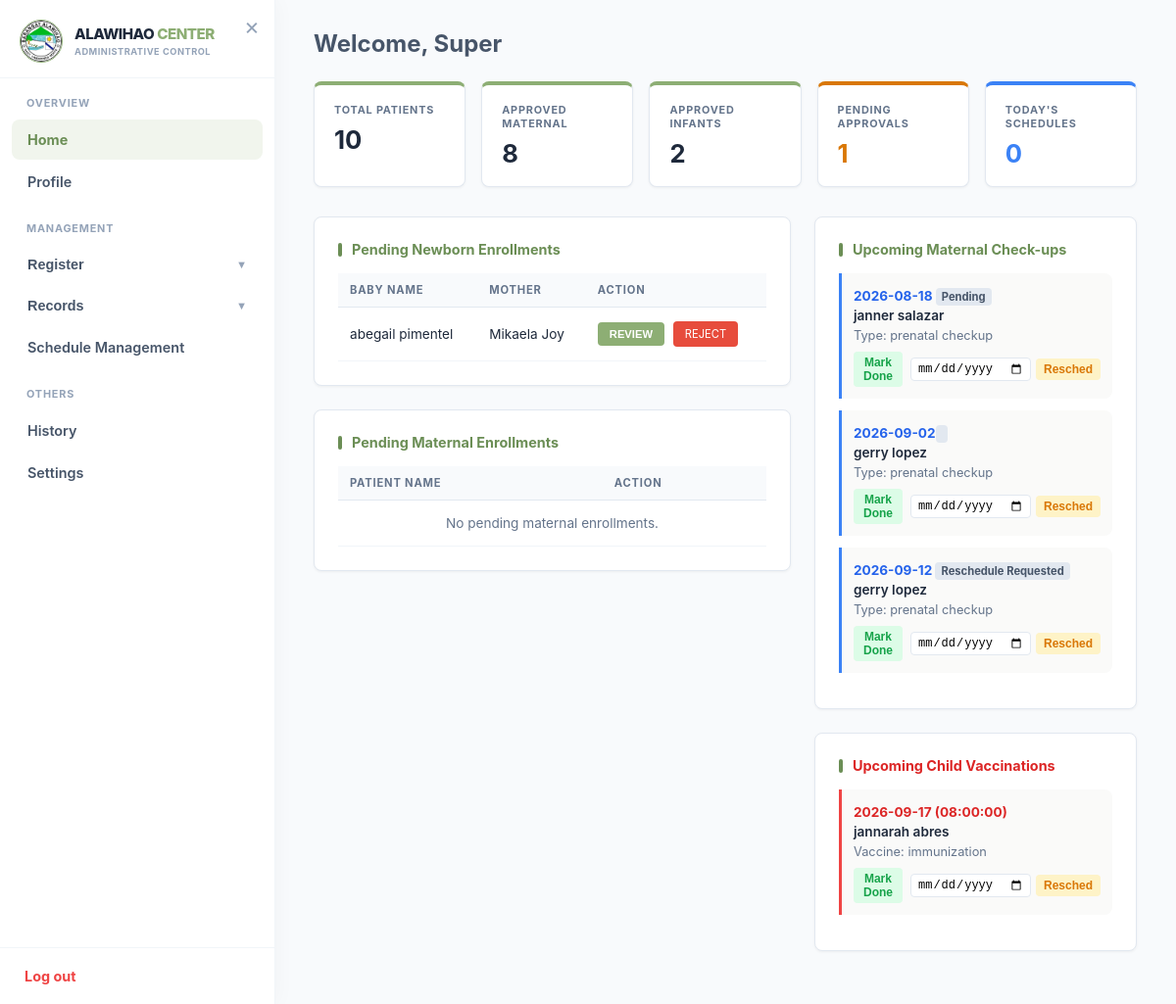
The app's page /admin/admin_dashboard.php (signed in) with its own data.
### tables this page shows
CREATE TABLE `children` (
  `id` int(11) NOT NULL,
  `user_id` int(11) NOT NULL,
  `child_name` varchar(255) NOT NULL,
  `mother_name` varchar(255) NOT NULL,
  `father_name` varchar(150) DEFAULT NULL,
  `gender` enum('Male','Female') NOT NULL,
  `birth_date` date NOT NULL,
  `weight_kg` decimal(5,2) DEFAULT NULL,
  `height_cm` decimal(5,2) DEFAULT NULL,
  `weight` float NOT NULL,
  `blood_type` varchar(10) DEFAULT NULL,
  `place_of_birth` varchar(255) NOT NULL,
  `family_no` varchar(50) DEFAULT NULL,
  `address` text DEFAULT NULL,
  `barangay` varchar(100) DEFAULT NULL,
  `health_center` varchar(100) DEFAULT NULL,
  `created_at` timestamp NOT NULL DEFAULT current_timestamp(),
  `status` enum('Pending','Approved') DEFAULT 'Pending',
  `vaccination_status` varchar(20) DEFAULT 'None',
  `vaccine_taken` text DEFAULT NULL,
  `administered_by` varchar(255) DEFAULT NULL,
  `family_serial` varchar(50) DEFAULT NULL,
  `birth_height` varchar(20) DEFAULT NULL,
  `immunization_records` text DEFAULT NULL
);

CREATE TABLE `schedules` (
  `id` int(11) NOT NULL,
  `category` enum('Child','Maternal') NOT NULL,
  `patient_name` varchar(255) NOT NULL,
  `service_type` varchar(255) NOT NULL,
  `schedule_date` date NOT NULL,
  `schedule_time` time NOT NULL,
  `status` enum('Pending','Completed','Cancelled','Reschedule Requested') DEFAULT 'Pending',
  `notes` text DEFAULT NULL,
  `created_at` timestamp NOT NULL DEFAULT current_timestamp()
);

### admin/admin_dashboard.php (the view, shortened to what this page needs)
<?php
include '../db_connect.php';
if (isset($_SESSION['user_id'])) {
    $current_id = $_SESSION['user_id'];
    mysqli_query($conn, "UPDATE users SET last_activity = NOW() WHERE id = '$current_id'");
}
if (!function_exists('check_table_exists')) {
    function check_table_exists($conn, $tableName) {
        $res = mysqli_query($conn, "SHOW TABLES LIKE '$tableName'");
        return ($res && mysqli_num_rows($res) > 0);
    }
}
$mat_reg_table = check_table_exists($conn, 'maternal_registrations') ? 'maternal_registrations' : 'maternal_registration';
$inf_reg_table = check_table_exists($conn, 'children') ? 'children' : 'children ';
$total_maternal_q = mysqli_query($conn, "SELECT COUNT(*) as count FROM $mat_reg_table");
$total_maternal = $total_maternal_q ? mysqli_fetch_assoc($total_maternal_q)['count'] : 0;
$total_infant_q = mysqli_query($conn, "SELECT COUNT(*) as count FROM $inf_reg_table");
$total_infant = $total_infant_q ? mysqli_fetch_assoc($total_infant_q)['count'] : 0;
$total_patients = $total_maternal + $total_infant;
$infant_pending = mysqli_query($conn, "SELECT * FROM $inf_reg_table WHERE status='Pending'");
$maternal_pending = mysqli_query($conn, "SELECT *,
    CONCAT(COALESCE(street,''), ' ', COALESCE(barangay,''), ' ', COALESCE(municipality,'')) AS computed_address,
    CONCAT(COALESCE(spouse_fname,''), ' ', COALESCE(spouse_lname,'')) AS computed_spouse
    FROM $mat_reg_table WHERE status='Pending' ORDER BY created_at DESC");
$pending_infant_count = $infant_pending ? mysqli_num_rows($infant_pending) : 0;
$pending_maternal_count = $maternal_pending ? mysqli_num_rows($maternal_pending) : 0;
$pending_total = ($pending_infant_count + $pending_maternal_count);
$today_maternal_count = 0;
$upcoming_maternal = [];
if (check_table_exists($conn, 'schedules')) {
    $today_mat_q = mysqli_query($conn, "SELECT COUNT(*) as count FROM schedules WHERE category='Maternal' AND LOWER(status) != 'completed' AND schedule_date = CURDATE()");
    if ($today_mat_q) { $today_maternal_count = mysqli_fetch_assoc($today_mat_q)['count']; }
    $mat_upcoming_q = mysqli_query($conn, "
        SELECT id, schedule_date, schedule_time, service_type AS appointment_type, status, patient_name AS full_name
        FROM schedules
        WHERE category = 'Maternal' AND LOWER(status) != 'completed'
        ORDER BY schedule_date ASC, schedule_time ASC LIMIT 10
    ");
    if ($mat_upcoming_q) {
        while ($row = mysqli_fetch_assoc($mat_upcoming_q)) {
            $upcoming_maternal[] = $row;
        }
    }
}
$today_infant_count = 0;
$upcoming_infant = [];
if (check_table_exists($conn, 'schedules')) {
    $today_inf_q = mysqli_query($conn, "SELECT COUNT(*) as count FROM schedules WHERE category='Child' AND LOWER(status) != 'completed' AND schedule_date = CURDATE()");
    if ($today_inf_q) {
        $today_infant_count = mysqli_fetch_assoc($today_inf_q)['count'];
    }
    $inf_upcoming_q = mysqli_query($conn, "
        SELECT id,
               patient_name as child_name,
               schedule_date,
               schedule_time,
               service_type as vaccine_type,
               status
        FROM schedules
        WHERE category = 'Child' AND LOWER(status) != 'completed'
        ORDER BY schedule_date ASC, schedule_time ASC LIMIT 5
    ");
    if ($inf_upcoming_q) {
        while ($row = mysqli_fetch_assoc($inf_upcoming_q)) {
            $upcoming_infant[] = $row;
        }
    }
}
?>
<!DOCTYPE html>
<html lang="en">
<head>
</head>
<body>
    <?php include('admin_sidebar.php'); ?>
    <div id="main">
        <div class="welcome-title">Welcome, <?php echo htmlspecialchars($_SESSION['name'] ?? 'Admin'); ?></div>
        <div class="metrics-grid">
            <div class="metric-card">
                <div class="metric-title">TOTAL PATIENTS</div>
                <div class="metric-value"><?php echo $total_patients; ?></div>
            </div>
            <div class="metric-card">
                <div class="metric-title">APPROVED MATERNAL</div>
                <div class="metric-value"><?php echo $total_maternal; ?></div>
            </div>
            <div class="metric-card">
                <div class="metric-title">APPROVED INFANTS</div>
                <div class="metric-value"><?php echo $total_infant; ?></div>
            </div>
            <div class="metric-card" style="border-top-color: #D97706;">
                <div class="metric-title">PENDING APPROVALS</div>
                <div class="metric-value" style="color: #D97706;"><?php echo $pending_total; ?></div>
            </div>
            <div class="metric-card" style="border-top-color: #3B82F6;">
                <div class="metric-title">TODAY'S SCHEDULES</div>
                <div class="metric-value" style="color: #3B82F6;"><?php echo $today_maternal_count + $today_infant_count; ?></div>
            </div>
        </div>
        <div class="grid-container">
            <div class="left-column">
                <div class="card">
                    <div class="card-header-title">Pending Newborn Enrollments</div>
                    <table>
                        <tr><th>Baby Name</th><th>Mother</th><th>Action</th></tr>
                        <?php if($infant_pending && mysqli_num_rows($infant_pending) > 0): ?>
                            <?php while($row = mysqli_fetch_assoc($infant_pending)): ?>
                            <tr>
                                <td><?php echo htmlspecialchars($row['baby_name'] ?? $row['child_name'] ?? ''); ?></td>
                                <td><?php echo htmlspecialchars($row['mother_name'] ?? ''); ?></td>
                                <td>
                                    <button type="button" class="btn-approve" onclick='openNewbornModal(<?php echo json_encode($row); ?>)'>REVIEW</button>
                                    <a href="process_verification.php?remove_id=<?php echo $row['id']; ?>&redirect=admin_dashboard.php" class="btn-reject" onclick="return confirm('Reject this?')">REJECT</a>
                                </td>
                            </tr>
                            <?php endwhile; ?>
                        <?php else: ?>
                            <tr><td colspan="3" class="no-data">No pending newborn enrollments.</td></tr>
                        <?php endif; ?>
                    </table>
                </div>
                <div class="card">
                    <div class="card-header-title">Pending Maternal Enrollments</div>
                    <table>
                        <tr><th>Patient Name</th><th>Action</th></tr>
                        <?php if($maternal_pending && mysqli_num_rows($maternal_pending) > 0): ?>
                            <?php while($row = mysqli_fetch_assoc($maternal_pending)):
                                $row['display_name'] = trim($row['client_fname'] . " " . $row['client_lname']);
                            ?>
                            <tr>
                                <td><?php echo htmlspecialchars($row['display_name'] !== '' ? $row['display_name'] : ($row['full_name'] ?? $row['mother_name'] ?? '')); ?></td>
                                <td>
                                    <button type="button" class="btn-approve" onclick='openVerifyModal(<?php echo json_encode($row); ?>)'>VERIFY & ENROLL</button>
                                    <a href="process_verification.php?remove_preg_id=<?php echo $row['id']; ?>&redirect=admin_dashboard.php" class="btn-reject" onclick="return confirm('Reject this registration?')">REJECT</a>
                                </td>
                            </tr>
                            <?php endwhile; ?>
                        <?php else: ?>
                            <tr><td colspan="2" class="no-data">No pending maternal enrollments.</td></tr>
                        <?php endif; ?>
                    </table>
                </div>
            </div>
            <div class="right-column">
                <div class="card">
                    <div class="card-header-title">Upcoming Maternal Check-ups</div>
                    <?php if(!empty($upcoming_maternal)): ?>
                        <?php foreach($upcoming_maternal as $s): ?>
                        <div class="sched-item">
                            <strong style="color: #2563EB; font-size: 0.85rem;">
                                <?php echo htmlspecialchars($s['schedule_date'] )?>
                            </strong>
                            <span class="status-badge"><?php echo htmlspecialchars($s['status']); ?></span><br>
                            <span style="font-size: 0.85rem; font-weight: 600; color: var(--text-main);">
                                <?php echo htmlspecialchars($s['full_name']); ?>
                            </span><br>
                            <span style="font-size: 0.8rem; color: var(--text-muted);">
                                Type: <?php echo htmlspecialchars($s['appointment_type']); ?>
                            </span>
                            <form method="POST" action="process_verification.php" class="sched-actions">
                                <button type="submit" name="mark_done_maternal" class="btn-done">Mark Done</button>
                                <div class="resched-container" style="margin-top:0;">
                                    <input type="date" name="new_date" class="resched-input" required>
                                    <button type="submit" name="reschedule_maternal" class="btn-resched">Resched</button>
                                </div>
                            </form>
                        </div>
                        <?php endforeach; ?>
                    <?php else: ?>
                        <p class="no-data" style="margin: 0;">No upcoming maternal check-ups.</p>
                    <?php endif; ?>
                </div>
                <div class="card">
                    <div class="card-header-title" style="color: #DC2626;">Upcoming Child Vaccinations</div>
                    <?php if(!empty($upcoming_infant)): ?>
                        <?php foreach($upcoming_infant as $s): ?>
                        <div class="sched-item child-sched">
                            <strong style="color: #DC2626; font-size: 0.85rem;">
                                <?php echo htmlspecialchars($s['schedule_date']); ?>
                                <?php if(!empty($s['schedule_time'])) echo ' (' . htmlspecialchars($s['schedule_time']) . ')'; ?>
                            </strong><br>
                            <span style="font-size: 0.85rem; font-weight: 600; color: var(--text-main);">
                                <?php echo htmlspecialchars($s['child_name'] ?? 'Child'); ?>
                            </span><br>
                            <span style="font-size: 0.8rem; color: var(--text-muted);">
                                Vaccine: <?php echo htmlspecialchars($s['vaccine_type'] ?? 'General Vaccine'); ?>
                            </span>
                            <form method="POST" action="process_verification.php" class="sched-actions">
                                <button type="submit" name="mark_done_infant" class="btn-done">Mark Done</button>
                                <div class="resched-container" style="margin-top:0;">
                                    <input type="date" name="new_date" class="resched-input" required>
                                    <button type="submit" name="reschedule_infant" class="btn-resched">Resched</button>
                                </div>
                            </form>
                        </div>
                        <?php endforeach; ?>
                    <?php else: ?>
                        <p class="no-data" style="margin: 0;">No upcoming child vaccinations.</p>
                    <?php endif; ?>
                </div>
            </div>
        </div>
    </div>
</body>
</html>

### records on screen
children: child_name "abegail pimentel", mother_name "Mikaela Joy"
schedules: schedule_date "2026-08-18", status "Pending", patient_name "janner salazar", service_type "prenatal checkup"
schedules: schedule_date "2026-09-02", patient_name "gerry lopez", service_type "prenatal checkup"
schedules: schedule_date "2026-09-12", status "Reschedule Requested", patient_name "gerry lopez", service_type "prenatal checkup"
schedules: schedule_date "2026-09-17", schedule_time "08:00:00", patient_name "jannarah abres", service_type "immunization"

### other values on screen
$_SESSION['name'] "Super"
$total_patients "10"
$total_maternal "8"
$total_infant "2"
$pending_total "1"
$today_maternal_count + $today_infant_count "0"
